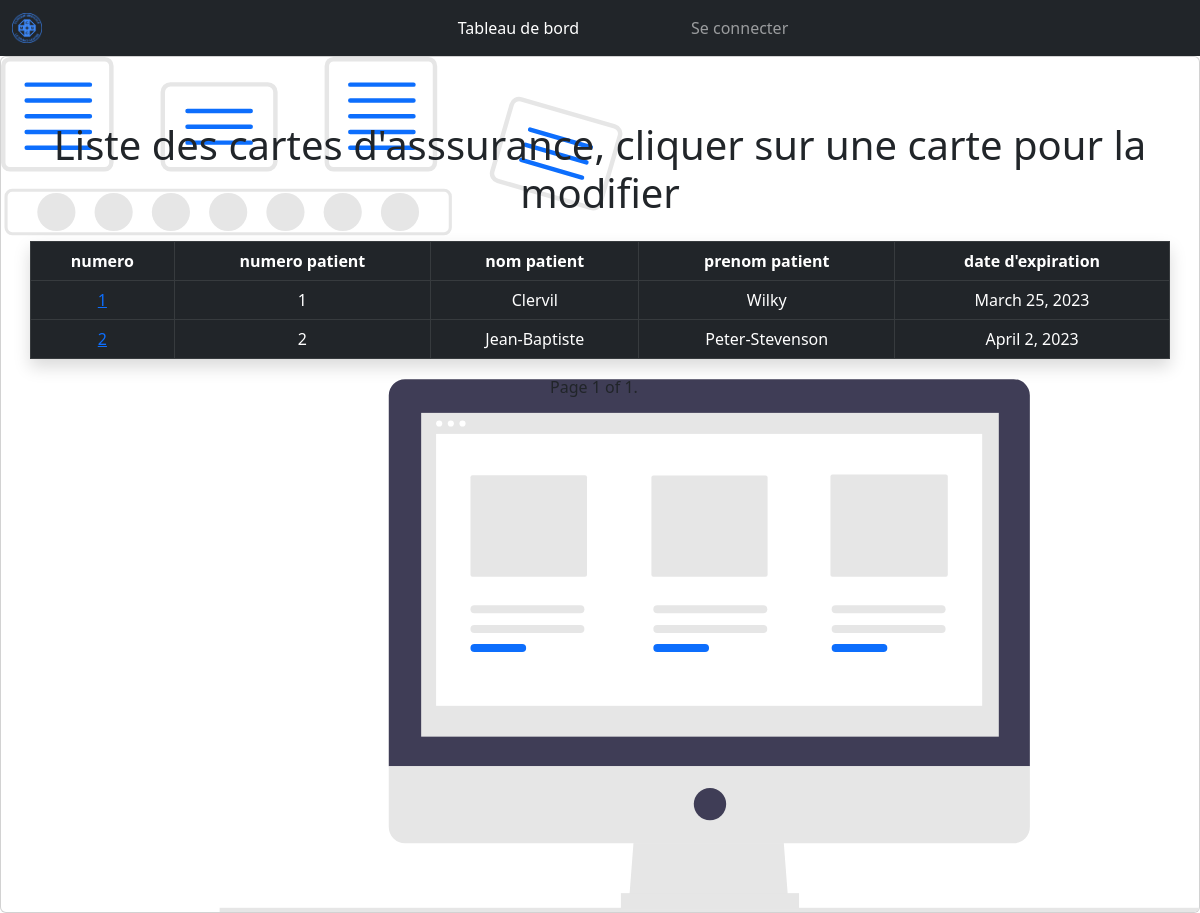
/comptabilite/liste_carte_assurance/, run on the app's committed database.
### comptabilite/models.py (models this page shows, shortened)
class CarteAssurance(models.Model):
    num_carte_assurance = models.AutoField(primary_key=True)
    num_patient = models.ForeignKey(acmodels.Patient, on_delete=models.CASCADE)
    date_expiration = models.DateField()

### accueil/models.py (models this page shows, shortened)
class Patient (models.Model):
    num_patient = models.AutoField(primary_key=True)
    nom_patient = models.CharField(max_length=20)
    prenom_patient = models.CharField(max_length=20)
    adresse_patient = models.CharField(max_length=255)
    no_tel_patient = models.IntegerField()
    date_naissance = models.DateField()
    groupe_sanguin = models.CharField(max_length=1, null=True,blank=True)

### comptabilite/views.py (the view)
# urls.py: path('liste_carte_assurance/',views.ListeCarteAssurance.as_view(),name='liste_carte_assurance'),
class ListeCarteAssurance(generic.ListView):
    model = models.CarteAssurance
    template_name = 'comptabilite/liste_carte_assurance.html'
    paginate_by = 8
    context_object_name = 'liste_carte_assurance'

### comptabilite/templates/comptabilite/liste_carte_assurance.html (shortened to what this page needs)
{% extends 'base.html' %}
{% load static %}
{% block content %}
    <div class="card">
        <img src="{% static 'svg2/undraw_data_processing_yrrv.svg' %}" class="card-img" alt="...">
        <div class="card-img-overlay w-100 justify-content-center d-flex mt-5">
            <div class="container">
                    <div class="row">
                        <h1 class="text-center">Liste des cartes d'asssurance, cliquer sur une carte pour la modifier</h1>
                        <table class="table shadow table-bordered mt-3">
                            <thead class="table-dark">
                                <tr>
                                    <th class="text-center" scope="col">numero</th>
                                    <th class="text-center" scope="col">numero patient</th>
                                    <th class="text-center" scope="col">nom patient</th>
                                    <th class="text-center" scope="col">prenom patient</th>
                                    <th class="text-center" scope="col">date d'expiration</th>
                                </tr>
                            </thead>
                            <tbody class="table-dark">
                                {% for carte_assurance in page_obj %}
                                    <tr>
                                        <td class="text-center"><a href="{% url 'modifier_carte' carte_assurance.num_carte_assurance %}">{{carte_assurance.num_carte_assurance}}</a></td>
                                        <td class="text-center">{{carte_assurance.num_patient.num_patient}}</td>
                                        <td class="text-center">{{carte_assurance.num_patient.nom_patient}}</td>
                                        <td class="text-center">{{carte_assurance.num_patient.prenom_patient}}</td>
                                        <td class="text-center">{{carte_assurance.date_expiration}}</td>
                                    </tr>
                                {% endfor %}
                            </tbody>
                        </table>
                        <div class="pagination d-flex justify-content-center">
                            <span class="step-links">
                                <span class="current">
                                    Page {{ page_obj.number }} of {{ page_obj.paginator.num_pages }}.
                                </span>
                            </span>
                        </div>
                    </div>
        </div>
    </div>
{% endblock content %}

### data on the page
CarteAssurance: num_carte_assurance "1", num_patient.num_patient "1", num_patient.nom_patient "Clervil", num_patient.prenom_patient "Wilky", date_expiration "March 25, 2023"
CarteAssurance: num_carte_assurance "2", num_patient.num_patient "2", num_patient.nom_patient "Jean-Baptiste", num_patient.prenom_patient "Peter-Stevenson", date_expiration "April 2, 2023"

### other printed values
{{ page_obj.number }} "1"
{{ page_obj.paginator.num_pages }} "1"
